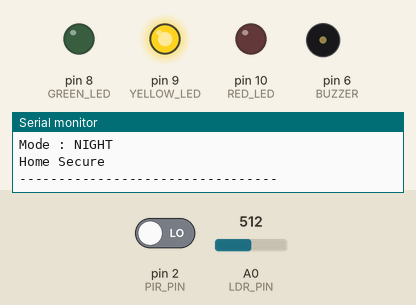
Recording of a sketch running on a simulated Arduino Uno, built with avr-gcc and run on an emulated ATmega328P. Parts: output pins drawn as LEDs (lit = HIGH), buzzer (waves = sounding), the last lines printed to the serial monitor. The test bench sets the inputs (shaded band); at power-on: A0 (LDR_PIN) = 512, pin 2 (PIR_PIN) LOW.

Above: at 1.9 s.
2.0 s: A0 (LDR_PIN) set to 307
3.5 s: A0 (LDR_PIN) set to 281
At 4.6 s:
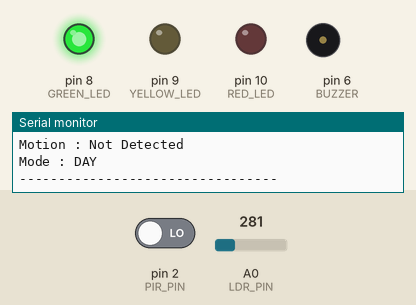
5.7 s: pin 2 (PIR_PIN) driven HIGH
8.8 s: A0 (LDR_PIN) set to 306
At 10.3 s:
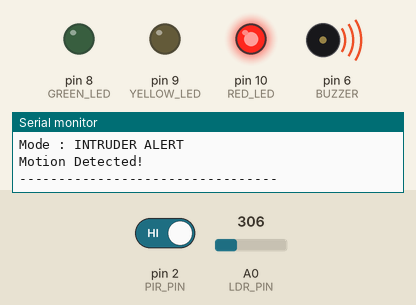
10.9 s: A0 (LDR_PIN) set to 290
At 12.2 s:
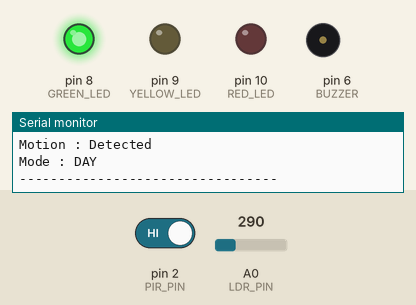
13.0 s: A0 (LDR_PIN) set to 310
At 14.2 s:
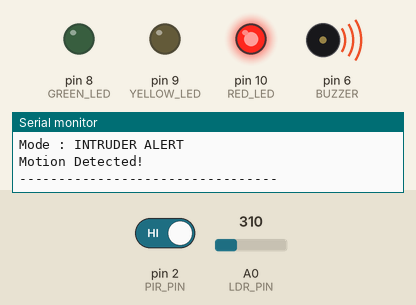
Timing chart, 0 to 16.0 s (numbered marks = the images above; inputs shaded):
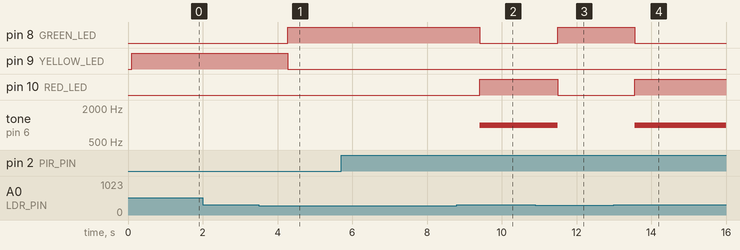

Measured:
- the behaviour switches between 300 and 299 on A0 (LDR_PIN) (found by bisection; images 0 and 1)
- after the input at 3.5 s, pin 8 (GREEN_LED): LOW → HIGH after 0.77 s; pin 9 (YELLOW_LED): HIGH → LOW after 0.77 s
- after the input at 8.8 s, pin 8 (GREEN_LED): HIGH → LOW after 0.61 s; pin 10 (RED_LED): LOW → HIGH after 0.61 s; tone on pin 6 (BUZZER): silent → 1000 Hz after 0.61 s
- after the input at 10.9 s, pin 8 (GREEN_LED): LOW → HIGH after 0.60 s; pin 10 (RED_LED): HIGH → LOW after 0.60 s; tone on pin 6 (BUZZER): 1000 Hz → silent after 0.60 s
- after the input at 13.0 s, pin 8 (GREEN_LED): HIGH → LOW after 0.56 s; pin 10 (RED_LED): LOW → HIGH after 0.56 s; tone on pin 6 (BUZZER): silent → 1000 Hz after 0.56 s

The sketch:

smart_home_automation.ino
```cpp
const int PIR_PIN = 2;
const int LDR_PIN = A0;

const int GREEN_LED = 8;
const int YELLOW_LED = 9;
const int RED_LED = 10;

const int BUZZER = 6;

int lightValue;
int motion;

void setup() {

  pinMode(PIR_PIN, INPUT);

  pinMode(GREEN_LED, OUTPUT);
  pinMode(YELLOW_LED, OUTPUT);
  pinMode(RED_LED, OUTPUT);

  pinMode(BUZZER, OUTPUT);

  Serial.begin(9600);

  Serial.println("=================================");
  Serial.println(" Smart Home Automation");
  Serial.println("=================================");
}

void loop() {

  lightValue = analogRead(LDR_PIN);
  motion = digitalRead(PIR_PIN);

  Serial.print("Light Value : ");
  Serial.println(lightValue);

  Serial.print("Motion : ");

  if (motion == HIGH)
    Serial.println("Detected");
  else
    Serial.println("Not Detected");

  Serial.println();

  // ---------- DAY ----------
  if (lightValue < 300) {

    Serial.println("Mode : DAY");

    digitalWrite(GREEN_LED, HIGH);
    digitalWrite(YELLOW_LED, LOW);
    digitalWrite(RED_LED, LOW);

    noTone(BUZZER);
  }

  // ---------- NIGHT ----------
  else {

    if (motion == LOW) {

      Serial.println("Mode : NIGHT");
      Serial.println("Home Secure");

      digitalWrite(GREEN_LED, LOW);
      digitalWrite(YELLOW_LED, HIGH);
      digitalWrite(RED_LED, LOW);

      noTone(BUZZER);
    }

    else {

      Serial.println("Mode : INTRUDER ALERT");
      Serial.println("Motion Detected!");

      digitalWrite(GREEN_LED, LOW);
      digitalWrite(YELLOW_LED, LOW);
      digitalWrite(RED_LED, HIGH);

      tone(BUZZER, 1000);
    }
  }

  Serial.println("---------------------------------");

  delay(1000);
}
```
